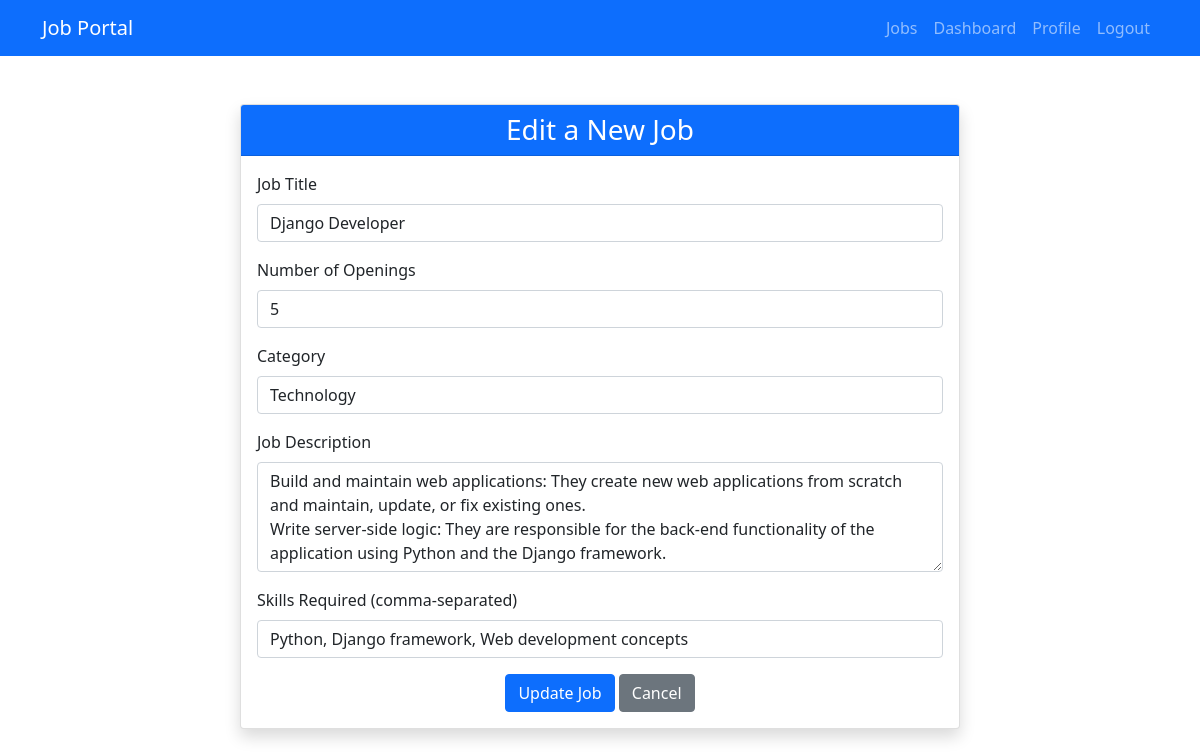
Screenshot of /edit-job/2/ (signed in) with the database file from the repository.
### portal/models.py (models this page shows, shortened)
class Job(models.Model):
    CATEGORY_CHOICES = [
        ("tech", "Technology"),
        ("finance", "Finance"),
        ("healthcare", "Healthcare"),
        ("education", "Education"),
        ("other", "Other"),
    ]
    title = models.CharField(max_length=200)
    recruiter = models.ForeignKey(User, on_delete=models.CASCADE, related_name="jobs")
    number_of_openings = models.PositiveIntegerField()
    category = models.CharField(max_length=20, choices=CATEGORY_CHOICES)
    description = models.TextField()
    skills_required = models.TextField()  # Comma-separated skills
    created_at = models.DateTimeField(auto_now_add=True)

### portal/views.py (the view)
# urls.py: path('edit-job/<int:job_id>/', views.edit_job, name='edit_job'),
@login_required
def edit_job(request, job_id):
    job = get_object_or_404(Job, id=job_id, recruiter=request.user)
    if request.method == 'POST':
        form = JobForm(request.POST, instance=job)
        if form.is_valid():
            form.save()
            messages.success(request, 'Job updated successfully!')
            return redirect('portal:dashboard')
    else:
        form = JobForm(instance=job)
    return render(request, 'portal/post_job.html', {'form': form, 'job': job, 'title': 'Edit', 'submit': 'Update'})

### portal/forms.py
class JobForm(forms.ModelForm):
    class Meta:
        model = Job
        fields = ['title', 'number_of_openings', 'category', 'description', 'skills_required']
        widgets = {
            'description': forms.Textarea(attrs={'rows': 4}),
            'skills_required': forms.Textarea(attrs={'rows': 3}),
        }

### portal/templates/portal/post_job.html (shortened to what this page needs)
{% extends 'portal/base.html' %}
{% block content %}
<div class="container mt-5">
    <div class="row justify-content-center">
        <div class="col-md-8">
            <div class="card shadow">
                <div class="card-header bg-primary text-white text-center">
                    <h3 class="card-title mb-0">{{title}} a New Job</h3>
                </div>
                <div class="card-body">
                    <form method="post">
                        <div class="mb-3">
                            <label for="title" class="form-label">Job Title</label>
                            <input type="text" class="form-control" id="title" name="title" value="{{ form.title.value|default:'' }}" required>
                        </div>
                        <div class="mb-3">
                            <label for="number_of_openings" class="form-label">Number of Openings</label>
                            <input type="number" class="form-control" id="number_of_openings" name="number_of_openings" value="{{ form.number_of_openings.value|default:'' }}" required>
                        </div>
                        <div class="mb-3">
                            <label for="category" class="form-label">Category</label>
                            <select class="form-control" id="category" name="category" required>
                                <option value="tech" {% if form.category.value == 'tech' %}selected{% endif %}>Technology</option>
                            </select>
                        </div>
                        <div class="mb-3">
                            <label for="description" class="form-label">Job Description</label>
                            <textarea class="form-control" id="description" name="description" rows="4" required>{{ form.description.value|default:'' }}</textarea>
                        </div>
                        <div class="mb-3">
                            <label for="skills_required" class="form-label">Skills Required (comma-separated)</label>
                            <input type="text" class="form-control" id="skills_required" name="skills_required" value="{{ form.skills_required.value|default:'' }}" required>
                        </div>
                        <div class="text-center">
                            <button type="submit" class="btn btn-primary">{{submit}} Job</button>
                            <a href="{% url 'portal:dashboard' %}" class="btn btn-secondary">Cancel</a>
                        </div>
                    </form>
                </div>
            </div>
        </div>
    </div>
</div>
{% endblock %}

### rows the page displays
Job: title "Django Developer", category "Technology", description "Build and maintain web applications: They create new web applications from scratch and maintain, update, or fix existing ones. Write server-side logic: They are responsible for the back-end functionality of the application using Python and the Django framework.", skills_required "Python, Django framework, Web development concepts"

### other values shown
{{ title }} "Edit"
{{ submit }} "Update"
